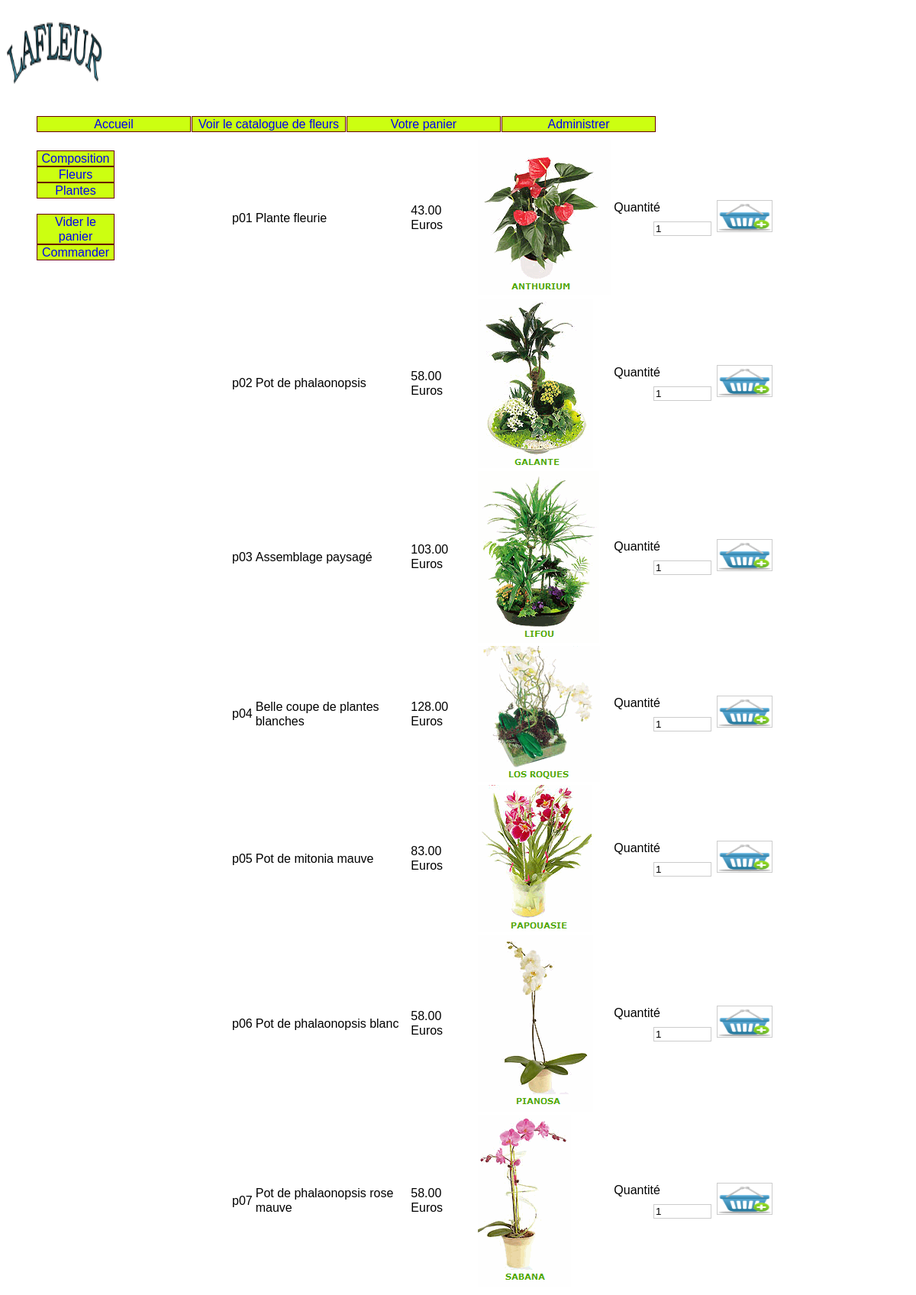
Screenshot of /listePdt.php?categ=pla with the database file from the repository.
### tables this page shows
CREATE TABLE IF NOT EXISTS categorie (
  id varchar(32)  NOT NULL,
  libelle varchar(32)  NOT NULL,
  PRIMARY KEY (id)
);

CREATE TABLE IF NOT EXISTS produit (
  id varchar(32)  NOT NULL,
  description varchar(50)  NOT NULL,
  prix decimal(10,2) NOT NULL,
  image varchar(32)  NOT NULL,
  idCategorie varchar(32)  NOT NULL,
  PRIMARY KEY (id)
);

### listePdt.php (the view, shortened to what this page needs)
<?php include'en-tete.php'; ?>
<?php include'menu.php'; ?>
<?php include'param.inc'; ?>
  <div id="content">
    <?php
    $idConnexion=mysql_connect($host,$user,$pass);
    if ($idConnexion) {
        echo '<table  id="produits">';
        $requete="select * from produit where idcategorie='".$_GET["categ"]."';";
   	    $jeuResultat=mysql_query($requete,$idConnexion);
        $ligne=mysql_fetch_assoc($jeuResultat);
        while($ligne)  {
           	$id = $ligne['id'];
			$description  = $ligne['description'];
			$prix = $ligne['prix'];
			$image = $ligne['image'];
			echo "<tr>";
			echo "<td>  $id </td>";
            echo "<td> $description</td>";
            echo "<td> $prix Euros</td>";
		    echo "<td><img src='$image' alt='Lafleur - $description'</td>";
			echo "<td>";
			echo "
			<form method='get'  action='panier.php'>
				<input type='hidden' id='refPdt' name='refPdt' value='$id' />
				<label for='quantite' >Quantité</label>
				<input type='text' id='quantite' name='quantite' value='1' />
				<input type='hidden' name='action' value='Ajout au panier' />
				<input type='image' src='./images/mettrepanier.png' name='Ajouter au panier'  width='40' height='40'>
			</form>";
			echo '</td>';
            echo '</tr>';
            $ligne=mysql_fetch_assoc($jeuResultat);
		}
		echo '</table>';
	} else {
		echo 'Le site est temporairement indisponible';
	}
    ?>
  </div>
<?php include'pied.php'; ?>

### menu.php (shortened to what this page needs)
<?php include'en-tete.php'; ?>
<?php include'bandeau.php'; ?>
<?php include'param.inc'; ?>
<div id="content">
  <ul id="categories">
  <?php
    $idConnexion=mysql_connect($host,$user,$pass);
    if ($idConnexion)  {
        $requete='select * from categorie;';
        $jeuResultat=mysql_query($requete,$idConnexion);
        $ligne=mysql_fetch_assoc($jeuResultat);
        while ($ligne) {
	        echo '<li><a href="listePdt.php?categ='.$ligne["id"].'" >'.$ligne["libelle"]."</a></li>";
            $ligne=mysql_fetch_assoc($jeuResultat);
        }
    }
	echo "<br>";
    echo "<li><a href='panier.php?action=Vider le Panier'>Vider le panier</a></li>";
	echo "<li><a href='commande.php'>Commander</a></li>";
  ?>
  </ul>
</div>
</div>
<?php include'pied.php'; ?>

### css/main.css (style rules this page uses)
html { font:normal 100%/1.2em "Trebuchet MS",Verdana,Helvetica,Arial,sans-serif; }
label { background:transparent none; display: block; width: 20%; float: left; padding-right: 1%; text-align: left; }
input { margin-left: 1%; width: 30%; border: #CCC 1px solid; }
#categories { float:left; }
#produits { padding:0 150px; }
#menu li a , #categories li a { text-decoration:none; }
#categories li { list-style-type: none; list-style-image:none; margin-right: 1px ; border:1px solid #600; width:100px; text-align:center; background:#ccff11; }

### rows the page displays
categorie: libelle "Composition"
categorie: libelle "Fleurs"
categorie: libelle "Plantes"
produit: id "p01", description "Plante fleurie", prix "43.00", image (picture)
produit: id "p02", description "Pot de phalaonopsis", prix "58.00", image (picture)
produit: id "p03", description "Assemblage paysagé", prix "103.00", image (picture)
produit: id "p04", description "Belle coupe de plantes blanches", prix "128.00", image (picture)
produit: id "p05", description "Pot de mitonia mauve", prix "83.00", image (picture)
produit: id "p06", description "Pot de phalaonopsis blanc", prix "58.00", image (picture)
produit: id "p07", description "Pot de phalaonopsis rose mauve", prix "58.00", image (picture)
